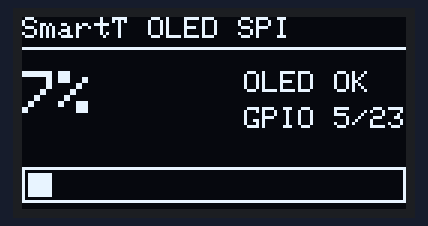
A sketch run on a simulated ESP32. Parts: 128×64 one-colour display. What the sketch prints to the serial monitor is not drawn.

Above: at 1.1 s.
At 5.9 s:
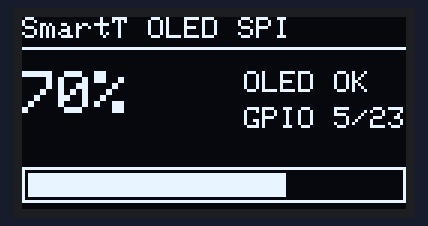
At 10.6 s:
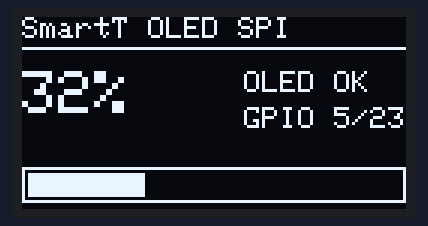
At 20.1 s:
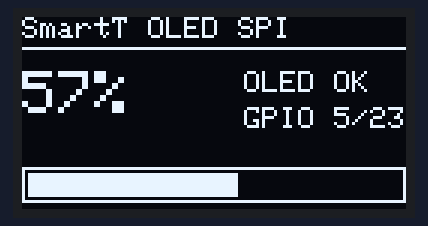
At 29.5 s:
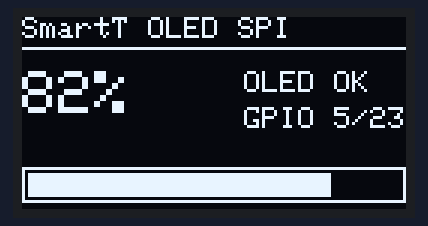
At 39.5 s:
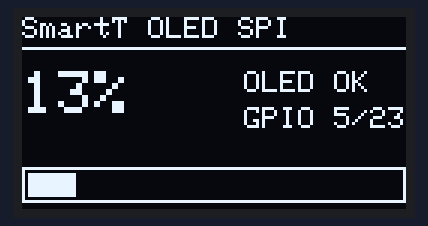

Measured:
- what the display in image 0 shows lasts 0.5 s, from 1.1 s to 1.6 s

The sketch:

SmartT_OLED_SPI_Test.ino
```cpp
#include <Arduino.h>
#include <Adafruit_GFX.h>
#include <Adafruit_SSD1306.h>

static const int OLED_WIDTH = 128;
static const int OLED_HEIGHT = 64;

static const int PIN_OLED_SCK = 5;
static const int PIN_OLED_MOSI = 23;
static const int PIN_OLED_RESET = 17;
static const int PIN_OLED_DC = 16;
static const int PIN_OLED_CS = 18;

Adafruit_SSD1306 display(
  OLED_WIDTH,
  OLED_HEIGHT,
  PIN_OLED_MOSI,
  PIN_OLED_SCK,
  PIN_OLED_DC,
  PIN_OLED_RESET,
  PIN_OLED_CS
);

static void drawCleanFrame(uint8_t fuelPercent) {
  display.clearDisplay();
  display.setTextColor(SSD1306_WHITE);

  display.setTextSize(1);
  display.setCursor(0, 0);
  display.print("SmartT OLED SPI");
  display.drawLine(0, 10, OLED_WIDTH - 1, 10, SSD1306_WHITE);

  display.setTextSize(2);
  display.setCursor(0, 18);
  display.print(fuelPercent);
  display.print("%");

  display.setTextSize(1);
  display.setCursor(74, 18);
  display.print("OLED OK");
  display.setCursor(74, 30);
  display.print("GPIO 5/23");

  const int barX = 0;
  const int barY = 50;
  const int barW = 128;
  const int barH = 12;
  const int fillW = map(fuelPercent, 0, 100, 0, barW - 4);
  display.drawRect(barX, barY, barW, barH, SSD1306_WHITE);
  display.fillRect(barX + 2, barY + 2, fillW, barH - 4, SSD1306_WHITE);

  display.display();
}

void setup() {
  Serial.begin(115200);
  delay(1000);

  Serial.println();
  Serial.println("SmartT OLED SPI test");
  Serial.println("OLED GND/VDD/SCK/SDA/RES/DC/CS -> GND/3V3/GPIO5/GPIO23/GPIO17/GPIO16/GPIO18");

  if (!display.begin(SSD1306_SWITCHCAPVCC)) {
    Serial.println("OLED init failed. Check SPI wiring and OLED driver type.");
    while (true) {
      delay(1000);
    }
  }

  drawCleanFrame(0);
}

void loop() {
  static uint32_t frame = 0;
  frame++;

  uint8_t fuel = (frame * 7) % 101;
  drawCleanFrame(fuel);

  Serial.printf("OLED frame %lu fuel=%u%%\n", (unsigned long)frame, fuel);
  delay(500);
}
```
